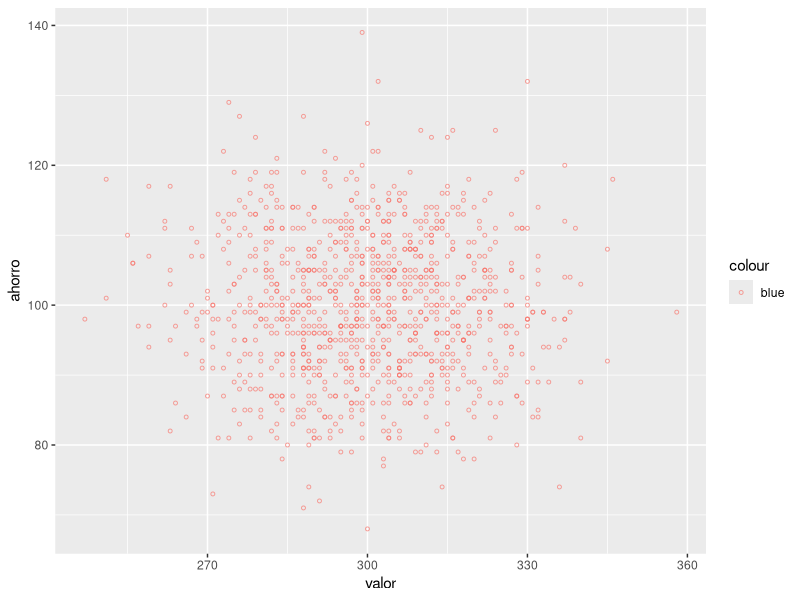
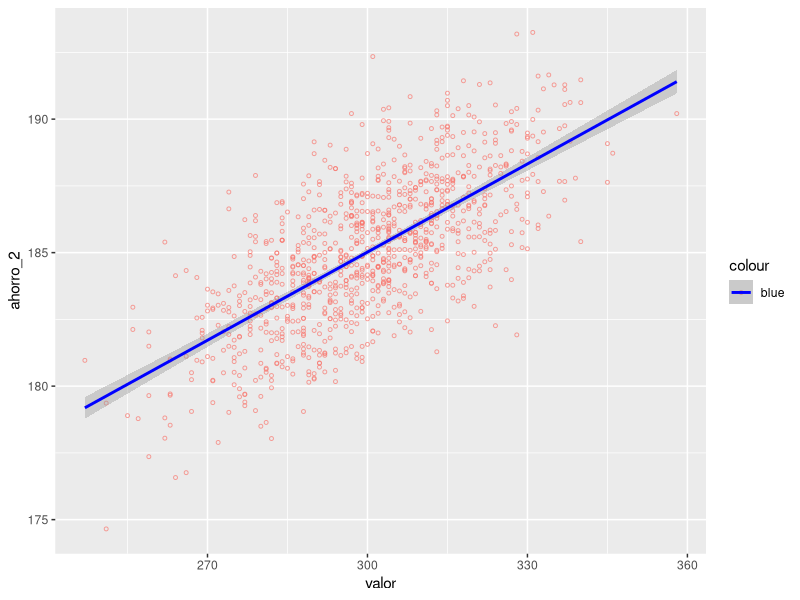
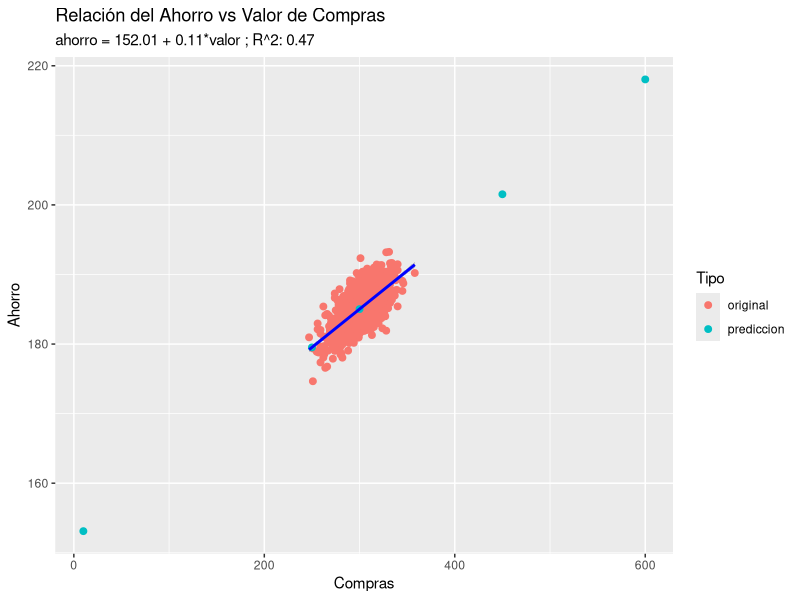

Source code (R) for these figures, in order:

# librerias ---------------------------------------------------------------

library(tidyverse)
library(lubridate)


# modificacion del aspecto del grasfico -----------------------------------

datos_sim <- tibble(
  id = sample(str_c("ID-",1:100),1000,replace = T),
  anio = sample(1936:1970,1000,replace = T),
  mes = sample(1:12,1000,replace = T),
  dia = sample(1:31,1000,replace = T),
  sexo = sample(c("Mujer","Hombre"),1000,replace = T),
  g_edad = sample(c("Joven","Adulto","Anciano"),1000,replace = T),
  valor = rpois(1000,300),
  ahorro = rpois(1000,100)
)


datos_sim %>% 
  ggplot() + 
  geom_point(aes(x = valor, 
                 y = ahorro,
                 color = "blue"),
             size = 1,
             shape = 1,
             alpha = 0.7,
             show.legend = T) 

# Creamos el modelo:

modelo <- loess(data = datos_sim,formula = ahorro ~ valor)

# Prediccion para nuevas observaciones

predict(modelo, newdata = data.frame(valor = c(256,300)), se = TRUE)

# generar una variable de ahorro que siga una curva ajusta: ---------------

# El eror de estimacion:

error  <- rnorm(nrow(datos_sim),5,2)

datos_sim <- datos_sim %>% 
  mutate(ahorro_2 = 150 + 0.1*valor + error)

# El valor de150  es el promedio de ahorro `fijo` + 10% del ahorro respecto a las compras
# más un error de medicion

modelo_lm <- lm(data = datos_sim,formula = ahorro_2 ~ valor)

resumen_modelo <- summary(modelo_lm)



# Quiero predecir cual va a ser el ahorro de una persona cuyo valor de compras sea:
# 600 dolares y otra que tenga 10

 predicho <- predict(modelo_lm,newdata = data.frame(valor = c(600,10,250,300,450)))

 tabla_pred <- tibble(valor = c(600,10,250,300,450),
                      ahorro_2 = predicho,
                      tipo = "prediccion"
                      )
 
 tabla_grafico0 <- datos_sim %>% 
   select(valor,ahorro_2) %>% 
   mutate(tipo = "original")
 
 # Juntar dos tablas:
 
 tabla_grafico <- bind_rows(tabla_grafico0,tabla_pred)
 
 
 tabla_grafico %>% 
group_by(tipo) %>% 
   summarise(n = n())
 
 # Grafico con la curva de ajuste
 
  datos_sim %>% 
    ggplot() + 
    geom_point(aes(x = valor, 
                   y = ahorro_2,
                   color = "blue"),
               size = 1,
               shape = 1,
               alpha = 0.7,
               show.legend = T)  +
  geom_smooth(
    aes(x = valor,
        y = ahorro_2),
    color = "blue",
    show.legend = T,formula = y~x,method = "lm")
  
  
  # Grafico con las predicciones
  
  # elementos para los titulos:
  coeficientes <- coefficients(resumen_modelo)[,1]
  
  coeficientes <- round(coeficientes,2)
  
  r2 <- round(resumen_modelo$r.squared,2)
  
  # creacion de la formula para el grafico
  
  formula <- str_c("ahorro = ",coeficientes[1]," + ",coeficientes[2],"*valor ; R^2: ",r2)
  
  tabla_grafico %>% 
    ggplot() + 
    geom_point(aes(x = valor, 
                   y = ahorro_2,
                   color = tipo),
               size = 2,
               show.legend = T) +
    geom_smooth(
      data = tabla_grafico0,
      aes(x = valor,
          y = ahorro_2),
      color = "blue",
      show.legend = F,formula = y~x,method = "lm") +
    labs(title  = "Relación del Ahorro vs Valor de Compras",
         subtitle = formula,
         y = "Ahorro",
         x = "Compras",
         color = "Tipo")
  
  
